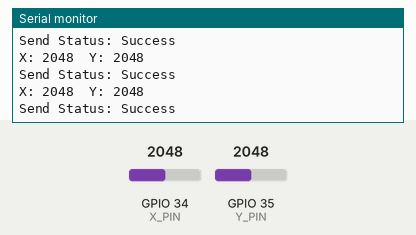
A sketch run on a simulated ESP32. Parts: the last lines printed to the serial monitor. The test bench sets the inputs (shaded band); at power-on: GPIO 34 (X_PIN) = 2048, GPIO 35 (Y_PIN) = 2048.

Above: at 1.2 s.
1.3 s: GPIO 34 (X_PIN) set to 2866
At 1.33 s:
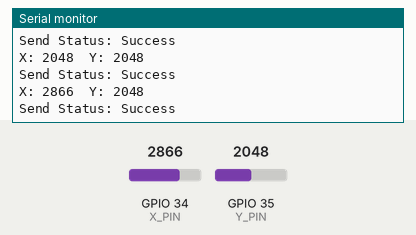
2.8 s: GPIO 35 (Y_PIN) set to 2866
At 2.85 s:
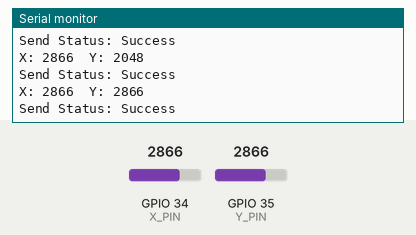
4.3 s: GPIO 34 (X_PIN) set to 3603
At 4.32 s:
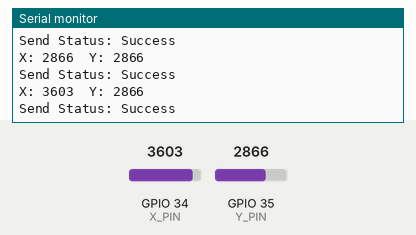
5.8 s: GPIO 35 (Y_PIN) set to 3603
At 5.84 s:
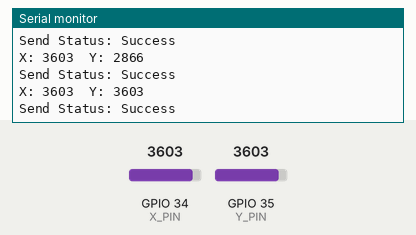
Timing chart, 0 to 8.3 s (numbered marks = the images above; inputs shaded):
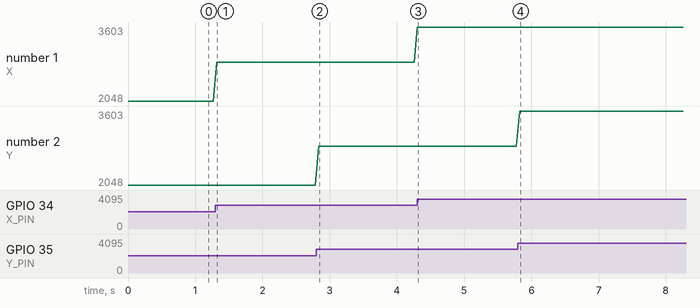

The sketch:

transmitter_code.ino
```cpp
#include <WiFi.h>
#include <esp_now.h>

// Joystick pins
#define X_PIN 34
#define Y_PIN 35

// Structure (must match receiver)
typedef struct struct_message {
  int xValue;
  int yValue;
} struct_message;

struct_message dataToSend;

// 👉 REPLACE with your receiver MAC address
uint8_t receiverMAC[] = {0x24, 0x6F, 0x28, 0xAA, 0xBB, 0xCC};

// Callback (optional)
void OnDataSent(const uint8_t *mac_addr, esp_now_send_status_t status) {
  Serial.print("Send Status: ");
  Serial.println(status == ESP_NOW_SEND_SUCCESS ? "Success" : "Fail");
}

void setup() {
  Serial.begin(115200);

  // Set device as Wi-Fi station
  WiFi.mode(WIFI_STA);

  // Init ESP-NOW
  if (esp_now_init() != ESP_OK) {
    Serial.println("Error initializing ESP-NOW");
    return;
  }

  esp_now_register_send_cb(OnDataSent);

  // Add peer
  esp_now_peer_info_t peerInfo = {};
  memcpy(peerInfo.peer_addr, receiverMAC, 6);
  peerInfo.channel = 0;
  peerInfo.encrypt = false;

  if (esp_now_add_peer(&peerInfo) != ESP_OK) {
    Serial.println("Failed to add peer");
    return;
  }
}

void loop() {
  // Read joystick
  dataToSend.xValue = analogRead(X_PIN);
  dataToSend.yValue = analogRead(Y_PIN);

  // Debug
  Serial.print("X: ");
  Serial.print(dataToSend.xValue);
  Serial.print("  Y: ");
  Serial.println(dataToSend.yValue);

  // Send data
  esp_now_send(receiverMAC, (uint8_t *)&dataToSend, sizeof(dataToSend));

  delay(50); // small delay for stability
}
```

Measured:
- after the input at 1.3 s, the serial monitor: prints a new line at once (image 1)
- after the input at 2.8 s, the serial monitor: prints a new line at once (image 2)
- after the input at 4.3 s, the serial monitor: prints a new line at once (image 3)
- after the input at 5.8 s, the serial monitor: prints a new line at once (image 4)
- plotted number 1: 2048 → 2866 after the input at 1.3 s, 2866 → 3603 after the input at 4.3 s
